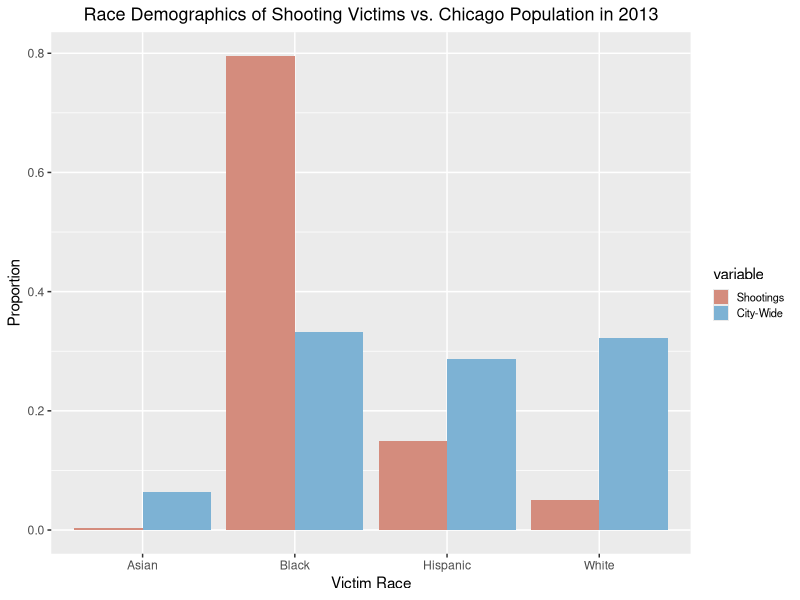
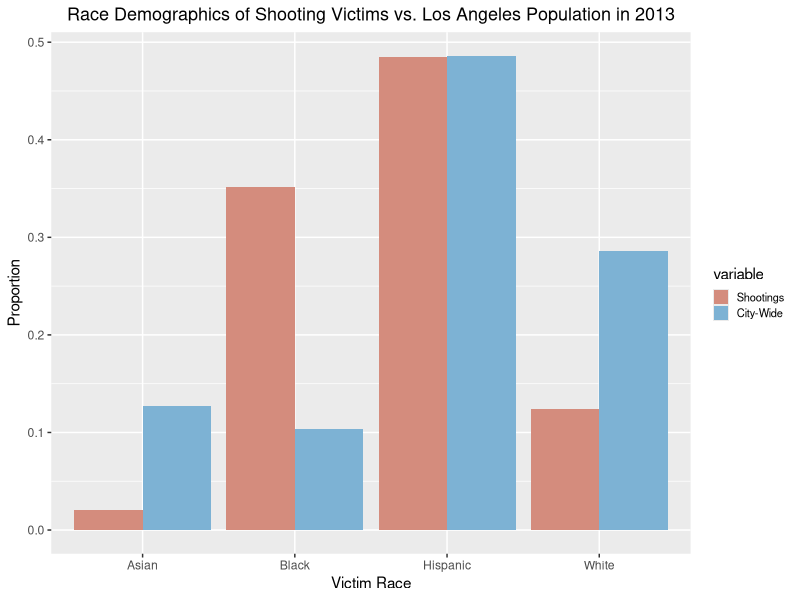
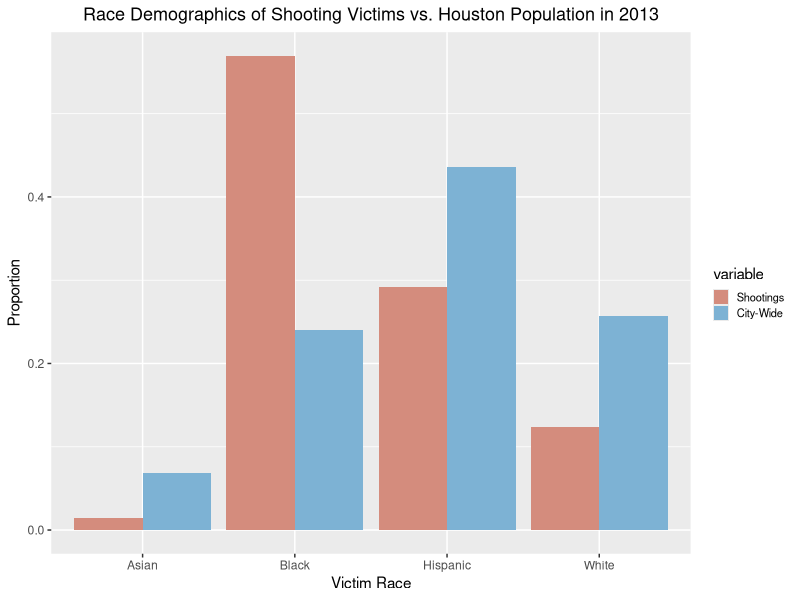
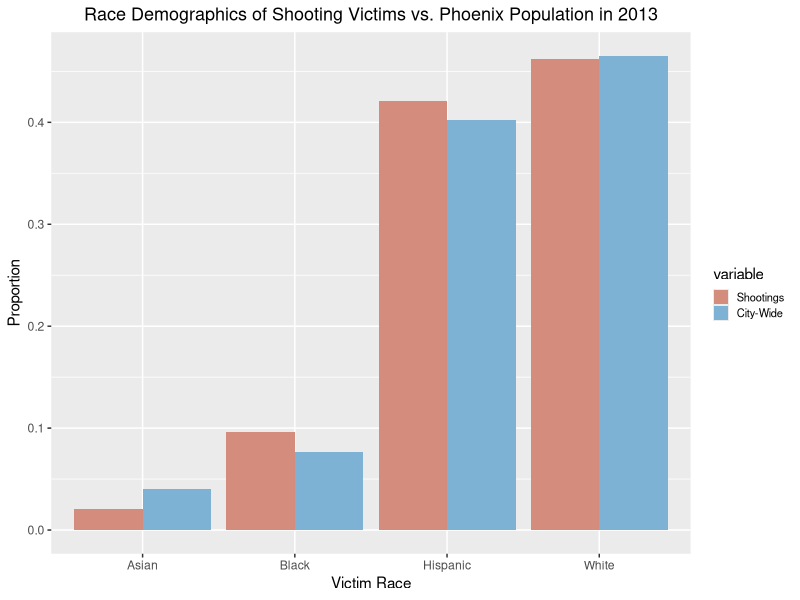
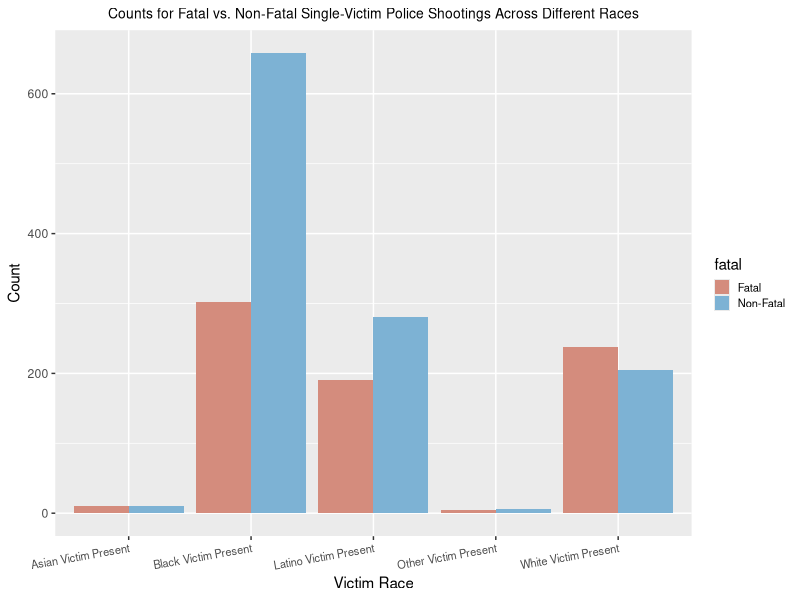
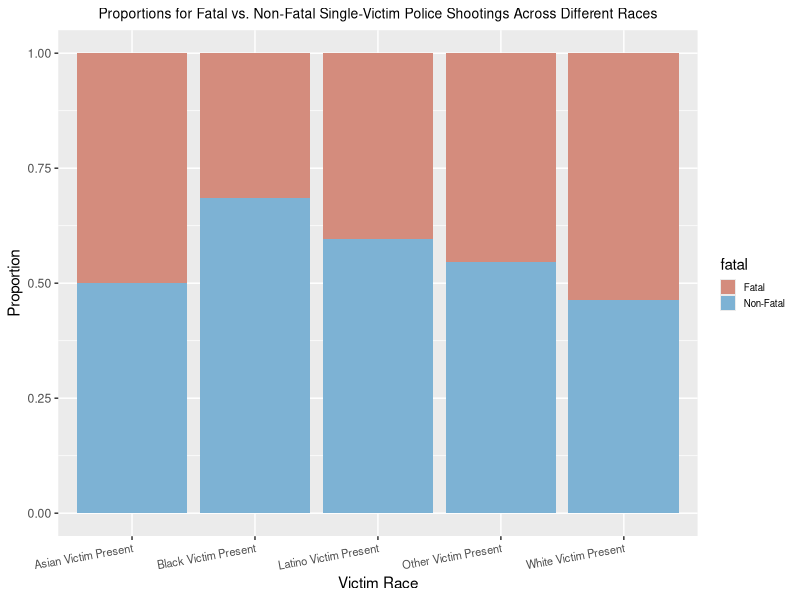
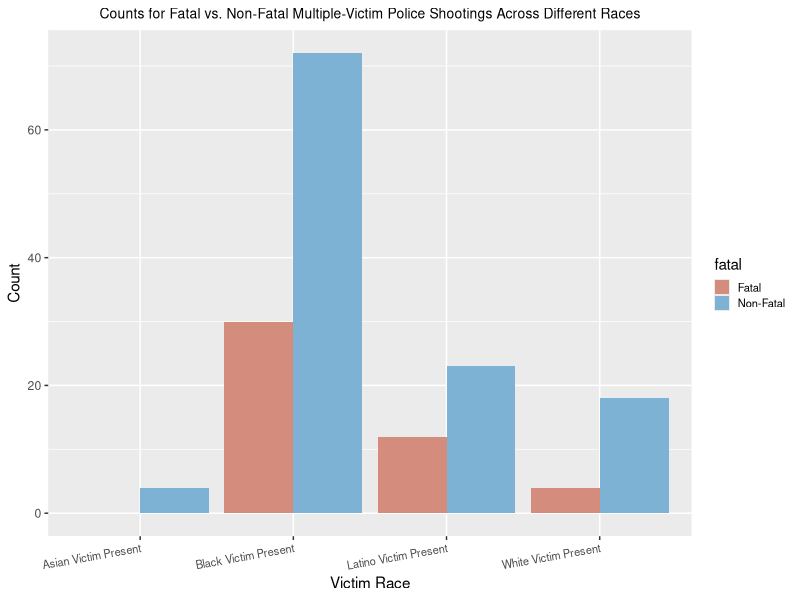
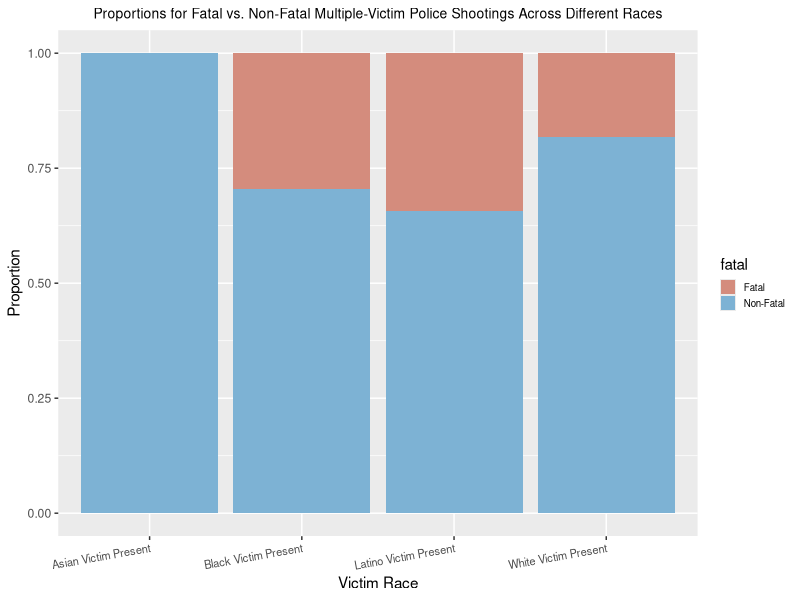

Write R code to recreate these figures, in order. (Note: this script raises an error after producing the figures.)
## ---- chunk 1
knitr::opts_chunk$set(echo = TRUE)
## ---- chunk 2
library(ggplot2)
library(dplyr)
library(tidyr)
library(tidyverse)
library(reshape2)
## ---- chunk 3
library(ggplot2)
library(dplyr)
library(tidyr)
library(tidyverse)
library(reshape2)
## ---- chunk 4
# Census Predictors
census <- read.csv("data/2013census.csv")[,-c(8,9)]
states <- lapply(census$department, function(x) str_extract_all(x,"\\([^()]+\\)")[[1]])
states <- substring(states, 2, nchar(states)-1)
census$state <- states

# Gun Law Predictors
gun_provisions <- read.csv("data/gun_provisions.csv") %>% 
  filter(year == 2013)
gun_provisions <- gun_provisions %>% 
  mutate(total_pr = rowSums(gun_provisions[,3:136]),
         deesc_train = ifelse(state %in% c("California", "New Mexico", "Texas", "Oklahoma", "South Dakota", "Illinois", "Indiana", "Tennessee", "Washington", "Missouri", "Georgia", "Ohio", "Maryland", "Massachusetts", "Connecticut", "Maine"), 1, 0)) %>% 
  select(state, total_pr, deesc_train)
gun_provisions$state <- state.abb[match(gun_provisions$state,state.name)]
## ---- chunk 5
all <- read.csv("data/allshootingsdata.csv")

# Recode subject race
all$SubjectRace[is.na(all$SubjectRace)] <- "A"

# Recode officer races
all$OfficerRace <- gsub("H/L", "L", all$OfficerRace)
all$OfficerRace <- gsub("H", "L", all$OfficerRace)
all$OfficerRace <- gsub("Unknown|m/m", "U", all$OfficerRace)
all$OfficerRace <- gsub("WHITE|WLITE", "W", all$OfficerRace)
all$OfficerRace <- gsub("BLACK", "B", all$OfficerRace)
all$OfficerRace <- gsub("ASIAN", "A", all$OfficerRace)
all$OfficerRace <- gsub("Other|AI/AN|NA/W|Multi-Racial", "O", all$OfficerRace)
all$OfficerRace <- gsub("A/PI ", "A;", all$OfficerRace)
all$OfficerRace <- gsub("A/PI", "A", all$OfficerRace)
all$OfficerRace <- gsub(",", ";", all$OfficerRace)
all$OfficerRace <- gsub(" ", "", all$OfficerRace)
all$OfficerRace <- gsub("A/W|W/L|W/A", "O", all$OfficerRace)
all$OfficerRace[all$OfficerRace == ""] <- "U"

# Recode officer genders
all$OfficerGender <- gsub("MALE", "M", toupper(all$OfficerGender))
all$OfficerGender <- gsub("FEMALE|FEM", "F", toupper(all$OfficerGender))
all$OfficerGender <- gsub("UNKNOWN|FALSE", "U", toupper(all$OfficerGender))
all$OfficerGender <- gsub(",|:", ";", toupper(all$OfficerGender))
all$OfficerGender <- gsub(" |/", "", toupper(all$OfficerGender))

all <- all %>% 
  select(-c("Date", "NatureOfStop", "Notes", "SubjectAge", "NumberOfShots", "Department", "FullNarrative", "fdate", "month", "day", "tr", "AvgAge", "VA", "F", "nshots", "sit")) %>% 
  mutate(b = as.numeric(b > 0),
         w = as.numeric(w > 0),
         l = as.numeric(l > 0),
         a = as.numeric(a > 0),
         so =  as.numeric(str_count(all$SubjectRace, "O") > 0),
         smale = as.numeric(str_count(all$SubjectGender, "M") > 0),
         sfem = as.numeric(str_count(all$SubjectGender, "F") > 0),
         ob = as.numeric(str_count(all$OfficerRace, "B") > 0),
         ow = as.numeric(str_count(all$OfficerRace, "W") > 0),
         ol = as.numeric(str_count(all$OfficerRace, "L") > 0),
         oa = as.numeric(str_count(all$OfficerRace, "A") > 0),
         oo =  as.numeric(str_count(all$OfficerRace, "O") > 0),
         omale = as.numeric(str_count(all$OfficerGender, "M") > 0),
         ofem = as.numeric(str_count(all$OfficerGender, "F") > 0),
         other = as.numeric(other), 
         replica = as.numeric(replica), 
         knife = as.numeric(knife), 
         gun = as.numeric(weapon == "gun"), 
         unarmed = as.numeric(weapon == "unarmed"),
         unknown_weapon = as.numeric(weapon == "U"),
         fatal = as.numeric(str_count(all$Fatal, "F") > 0)) %>% 
  select(-c(weapon))

all <- rename(all, sb = b, sw = w, sl = l, sa = a, weapon_other = other)
## ---- chunk 6
# Filter out unknown values
all <- all[-which(all$smale == 0 & all$sfem == 0),]
all <- all[-which(all$omale == 0 & all$ofem == 0),]
all <- all[-which(all$sb == 0 & all$sw == 0 & all$sl == 0 & all$sa == 0 & all$so == 0),]
all <- all[-which(is.na(all$sb)),]
all <- all[-which(all$ob == 0 & all$ow == 0 & all$ol == 0 & all$oa == 0 & all$oo == 0),]
all <- all[-which(str_count(all$Fatal, "F") == 0 & str_count(all$Fatal, "N") == 0),]
all <- all %>% 
  select(-c(Fatal))
## ---- chunk 7
final_df <- merge(all, census, by.x = "city", by.y = "city_name")
final_df <- merge(final_df, gun_provisions, by = "state")
final_df <- final_df %>% 
  select(-c(department, year))
final_df$NumberOfSubjects[which(final_df$NumberOfSubjects == 0)] <- 1
## ---- chunk 8
saveRDS(final_df, "data/final.rds")
## ---- chunk 9
final_eda <- final_df %>%
  mutate(
      fatal = case_when(
        fatal == 1 ~ "Fatal",
        fatal == 0 ~ "Non-Fatal"),
      sb = case_when(
        sb == 1 ~ "Black Victim Present",
        sb == 0 ~ "Black Victim Not Present"
      ),
      sw = case_when(
        sw == 1 ~ "White Victim Present",
        sw == 0 ~ "White Victim Not Present"
      ),
      sl = case_when(
        sl == 1 ~ "Latino Victim Present",
        sl == 0 ~ "Latino Victim Not Present"
      ),
      sa = case_when(
        sa == 1 ~ "Asian Victim Present",
        sa == 0 ~ "Asian Victim Not Present"
      ),
      so = case_when(
        so == 1 ~ "Other Victim Present",
        so == 0 ~ "Other Victim Not Present"
      ),
      smale = case_when(
        smale == 1 ~ "Male Victim Present",
        smale == 0 ~ "Male Victim Not Present"
      ),
      sfem = case_when(
        sfem == 1 ~ "Female Victim Present",
        sfem == 0 ~ "Female Victim Not Present"
      ),
      ob = case_when(
        ob == 1 ~ "Black Officer Present",
        ob == 0 ~ "Black Officer Not Present"
      ),
      ow = case_when(
        ow == 1 ~ "White Officer Present",
        ow == 0 ~ "White Officer Not Present"
      ),
      ol = case_when(
        ol == 1 ~ "Latino Officer Present",
        ol == 0 ~ "Latino Officer Not Present"
      ),
      oa = case_when(
        oa == 1 ~ "Asian Officer Present",
        oa == 0 ~ "Asian Officer Not Present"
      ),
      oo = case_when(
        oo == 1 ~ "Other Officer Present",
        oo == 0 ~ "Other Officer Not Present"
      ),
      omale = case_when(
        omale == 1 ~ "Male Officer Present",
        omale == 0 ~ "Male Officer Not Present"
      ),
      weapon_other = case_when(
        weapon_other == 1 ~ "Other Weapon Present",
        weapon_other == 0 ~ "Other Weapon Not Present"
      ), 
      replica = case_when(
        replica == 1 ~ "Replica Present",
        replica == 0 ~ "Replica Not Present"
      ),
      knife = case_when(
        knife == 1 ~ "Knife Present",
        knife == 0 ~ "Knife Not Present"
      ),
      gun = case_when(
        gun == 1 ~ "Gun Present",
        gun == 0 ~ "Gun Not Present"
      ),
      unarmed = case_when(
        unarmed == 1 ~ "Victim Unarmed",
        unarmed == 0 ~ "Victim Armed"
      ),
      unknown_weapon = case_when(
        unknown_weapon == 1 ~ "Weapon Unknown",
        unknown_weapon == 0 ~ "Weapon Known"
      )
  )

saveRDS(final_eda, 'data/final_eda.rds')
## ---- chunk 10
most_pop <- head(names(sort(table(final_eda$city), decreasing = TRUE)), 4)
i <- 1

for (c in most_pop) {
  temp <- final_eda %>% 
    filter(city == c)
  
  vic <- temp %>% 
  summarise(Black = sum(str_count(SubjectRace, "B")), 
            White = sum(str_count(SubjectRace, "W")),
            Hispanic = sum(str_count(SubjectRace, "L")),
            Asian = sum(str_count(SubjectRace, "A")),
            city_pop_2013 = sum(str_count(SubjectRace, "B")) + sum(str_count(SubjectRace, "W")) + 
              sum(str_count(SubjectRace, "L")) + sum(str_count(SubjectRace, "A")) + 
              sum(str_count(SubjectRace, "O"))
  ) %>% 
    mutate(Black = Black/city_pop_2013, 
           White = White/city_pop_2013,
           Hispanic = Hispanic/city_pop_2013,
           Asian = Asian/city_pop_2013)
  
  vic <- vic %>%
    t() %>%
    as.data.frame(stringsAsFactors = F) %>%
    rownames_to_column("race") %>%
    `rownames<-`(NULL)

  demo <- temp %>% 
    select(black, white, hispanic, asian, city_pop_2013)  %>% 
    mutate(black = black/city_pop_2013, 
           white = white/city_pop_2013,
           hispanic = hispanic/city_pop_2013,
           asian = asian/city_pop_2013)
  demo <- rename(demo, Black = black, White = white, Hispanic = hispanic, Asian = asian)
  demo <- demo[1,]
  
  demo <- demo %>%
    t() %>%
    as.data.frame(stringsAsFactors = F) %>%
    rownames_to_column("race") %>%
    `rownames<-`(NULL)
  demo <- rename(demo, V1 = 2)
  
  temp2 <- merge(vic, demo, by = "race") %>% 
    filter(race != "city_pop_2013")
  temp2 <- rename(temp2, "Shootings" = V1.x, "City-Wide" = V1.y)
  temp2 <- melt(temp2)
  
  if (c == "LosAngeles") {
    c <- "Los Angeles"
  }
  
  plot <- ggplot(temp2, aes(x = race, y = value, fill = variable)) +
    geom_bar(position = "dodge", stat="identity") + 
    labs(x = "Victim Race", y = "Proportion", title = paste0("Race Demographics of Shooting Victims vs. ", c, " Population in 2013")) +
    theme(legend.text = element_text(size = 8),
          legend.key.size = unit(0.4, "cm"),
          plot.title = element_text(size=13, hjust = 0.5)) + 
    scale_fill_manual(values=c("#D48C7D", "#7DB2D4"))
  
  ggsave(filename = paste0("figures/cityeda", i, ".png"), plot)
  
  i <- i + 1
}
## ---- chunk 11
single_victims <- final_eda %>% 
  filter(NumberOfSubjects <= 1)
nrow(single_victims)

mult_victims <- final_eda %>% 
  filter(NumberOfSubjects > 1)
nrow(mult_victims)
## ---- chunk 12
tempsb <- single_victims %>% 
  group_by(sb, fatal) %>% 
  summarise(count = n())
tempsb <- tempsb[3:4,]
tempsb <- rename(tempsb, type = sb)

tempsw <- single_victims %>% 
  group_by(sw, fatal) %>% 
  summarise(count = n())
tempsw <- tempsw[3:4,]
tempsw <- rename(tempsw, type = sw)

tempsa <- single_victims %>% 
  group_by(sa, fatal) %>% 
  summarise(count = n())
tempsa <- tempsa[3:4,]
tempsa <- rename(tempsa, type = sa)

tempsl <- single_victims %>% 
  group_by(sl, fatal) %>% 
  summarise(count = n())
tempsl <- tempsl[3:4,]
tempsl <- rename(tempsl, type = sl)

tempso <- single_victims %>% 
  group_by(so, fatal) %>% 
  summarise(count = n())
tempso <- tempso[3:4,]
tempso <- rename(tempso, type = so)

temp <- rbind(tempsb, tempsw, tempsl, tempsa, tempso) %>% 
  group_by(type) %>% 
  mutate(total = sum(count)) %>% 
  ungroup() %>% 
  mutate(prop = count / total)

race_count <- ggplot(temp, aes(x = type, y = count, fill = fatal)) +
  geom_bar(position = "dodge", stat="identity") + 
  labs(x = "Victim Race", y = "Count", title = "Counts for Fatal vs. Non-Fatal Single-Victim Police Shootings Across Different Races") +
  theme(legend.text = element_text(size = 8),
        legend.key.size = unit(0.4, "cm"),
        axis.text.x = element_text(angle = 10, hjust = 1, size = 8),
        plot.title = element_text(size=10, hjust = 0.5)) + 
  scale_fill_manual(values=c("#D48C7D", "#7DB2D4"))

race_prop <- ggplot(temp, aes(x = type, y = prop, fill = fatal)) +
  geom_bar(position = "stack", stat="identity") + 
  labs(x = "Victim Race", y = "Proportion", title = "Proportions for Fatal vs. Non-Fatal Single-Victim Police Shootings Across Different Races") +
  theme(legend.text = element_text(size = 7),
        legend.key.size = unit(0.4, "cm"),
        axis.text.x = element_text(angle = 10, hjust = 1, size = 8),
        plot.title = element_text(size=10, hjust = 0.5)) + 
  scale_fill_manual(values=c("#D48C7D", "#7DB2D4"))

ggsave(filename = "figures/singleeda1.png", race_count)
ggsave(filename = "figures/singleeda2.png", race_prop)
## ---- chunk 13
tempsb <- mult_victims %>% 
  group_by(sb, fatal) %>% 
  summarise(count = n())
tempsb <- tempsb[3:4,]
tempsb <- rename(tempsb, type = sb)

tempsw <- mult_victims %>% 
  group_by(sw, fatal) %>% 
  summarise(count = n())
tempsw <- tempsw[3:4,]
tempsw <- rename(tempsw, type = sw)

tempsa <- mult_victims %>% 
  group_by(sa, fatal) %>% 
  summarise(count = n())
tempsa <- tempsa[3,]
tempsa[2,] <- list("Asian Victim Present", "Fatal", 0)
tempsa <- rename(tempsa, type = sa)

tempsl <- mult_victims %>% 
  group_by(sl, fatal) %>% 
  summarise(count = n())
tempsl <- tempsl[3:4,]
tempsl <- rename(tempsl, type = sl)

temp <- rbind(tempsb, tempsw, tempsl, tempsa) %>% 
  group_by(type) %>% 
  mutate(total = sum(count)) %>% 
  ungroup() %>% 
  mutate(prop = count / total)

race_count1 <- ggplot(temp, aes(x = type, y = count, fill = fatal)) +
  geom_bar(position = "dodge", stat="identity") + 
  labs(x = "Victim Race", y = "Count", title = "Counts for Fatal vs. Non-Fatal Multiple-Victim Police Shootings Across Different Races") +
  theme(legend.text = element_text(size = 8),
        legend.key.size = unit(0.4, "cm"),
        axis.text.x = element_text(angle = 10, hjust = 1, size = 8),
        plot.title = element_text(size=10, hjust = 0.5)) + 
  scale_fill_manual(values=c("#D48C7D", "#7DB2D4"))

race_prop1 <- ggplot(temp, aes(x = type, y = prop, fill = fatal)) +
  geom_bar(position = "stack", stat="identity") + 
  labs(x = "Victim Race", y = "Proportion", title = "Proportions for Fatal vs. Non-Fatal Multiple-Victim Police Shootings Across Different Races") +
  theme(legend.text = element_text(size = 7),
        legend.key.size = unit(0.4, "cm"),
        axis.text.x = element_text(angle = 10, hjust = 1, size = 8),
        plot.title = element_text(size=10, hjust = 0.5)) + 
  scale_fill_manual(values=c("#D48C7D", "#7DB2D4"))

ggsave(filename = "figures/multeda1.png", race_count1)
ggsave(filename = "figures/multeda2.png", race_prop1)
## ---- chunk 14
temp <- final_eda %>% 
  group_by(NumberOfSubjects) %>% 
  summarise(prop = sum(fatal == "Fatal")/n(),
            total = n())
temp
## ---- chunk 15
temp <- final_df %>% 
  group_by(city) %>% 
  summarise(btw = black/white, propfatal = sum(fatal)/n()) %>% 
  unique

plot <- ggplot(temp, aes(x = btw, y = propfatal)) + 
    geom_point()  + 
  labs(x = "Black to White Ratio", y = "Fatal Shootings Proportions", title = "Proportion of Fatal Shootings vs. Black to White Ratios in Cities") +
  theme(legend.text = element_text(size = 8),
        legend.key.size = unit(0.4, "cm"),
        axis.text.x = element_text(angle = 10, hjust = 1, size = 8),
        plot.title = element_text(size=10, hjust = 0.5))

ggsave(filename = "figures/btweda.png", plot)
## ---- chunk 16
temp <- final_df %>% 
  group_by(city) %>% 
  summarise(bprop = black/city_pop_2013, propfatal = sum(fatal)/n()) %>% 
  unique

plot <- ggplot(temp, aes(x = bprop, y = propfatal)) + 
    geom_point()  + 
  labs(x = "Black Percentage of Population", y = "Fatal Shootings Proportions", title = "Proportion of Fatal Shootings vs. Black Population Percentages in Cities") +
  theme(legend.text = element_text(size = 8),
        legend.key.size = unit(0.4, "cm"),
        axis.text.x = element_text(angle = 10, hjust = 1, size = 8),
        plot.title = element_text(size=10, hjust = 0.5))

ggsave(filename = "figures/bpropeda.png", plot)
## ---- chunk 17
temp <- final_df %>% 
  summarise(Black = sum(str_count(OfficerRace, "B")), 
            White = sum(str_count(OfficerRace, "W")),
            Hispanic = sum(str_count(OfficerRace, "L")),
            Asian = sum(str_count(OfficerRace, "A")), 
            Other = sum(str_count(OfficerRace, "O")))

temp2 <- temp %>%
    t() %>%
    as.data.frame(stringsAsFactors = F) %>%
    rownames_to_column("race") %>%
    `rownames<-`(NULL)
temp2 <- rename(temp2, Count = 2) %>% 
  mutate(total = Count/sum(Count))

officerplot2 <- ggplot(temp2, aes(x=race, y = total)) +
  geom_bar(position = "dodge", stat="identity", fill ="#D48C7D") + 
  labs(x = "Officer Race", y = "Proportion", title = "Race Proportions of Officers for All Shootings") +
  theme(legend.text = element_text(size = 7),
        legend.key.size = unit(0.4, "cm"),
        plot.title = element_text(size=10, hjust = 0.5))
ggsave(filename = "figures/officerprop.png", officerplot2)
## ---- chunk 18
temp <- final_df %>% 
  filter(sb == 1) %>% 
  group_by(fatal) %>% 
  summarise(ob = sum(ob == 1),
            ow = sum(ow == 1),
            ol = sum(ol == 1),
            oa = sum(oa == 1),
            oo = sum(oo == 1)) %>% 
  mutate(ob = ob/(ob + ow + ol + oa + oo), 
         ow = ow/(ob + ow + ol + oa + oo),
         ol = ol/(ol + ow + ol + oa + oo), 
         oa = oa/(ob + ow + ol + oa + oo), 
         oo = oo/(ob + ow + ol + oa + oo))
temp <- rename(temp, Black = ob, White = ow, Latino = ol, Asian = oa, Other = oo)

temp2 <- temp %>%
    t() %>%
    as.data.frame(stringsAsFactors = F) %>%
    rownames_to_column("race") %>%
    `rownames<-`(NULL)
temp2 <- rename(temp2, "Non-Fatal" = 2, Fatal = 3)
temp2 <- temp2[-1,]
temp2 <- melt(temp2)

officerplot <- ggplot(temp2, aes(x=race, y = value, fill = variable)) +
  geom_bar(position = "dodge", stat="identity") + 
  labs(x = "Officer Race", y = "Proportion", title = "Race Proportions of Officers Present at Fatal vs. Non-Fatal Police Shootings Involving Black Victims") +
  theme(legend.text = element_text(size = 7),
        legend.key.size = unit(0.4, "cm"),
        plot.title = element_text(size=10, hjust = 0.5)) + 
  scale_fill_manual(values=c("#D48C7D", "#7DB2D4"))

ggsave(filename = "figures/officerpropsb.png", officerplot)
## ---- chunk 19
all <- all %>% 
  separate_rows(SubjectRace, SubjectGender, Fatal, sep = ";")

officer_gender <- sapply(str_split(all$OfficerGender, ";"), length)
officer_race <- sapply(str_split(all$OfficerRace, ";"), length)
out <- which((officer_gender == officer_race) == FALSE)
all <- all[-out,]

all <- all %>% 
  separate_rows(OfficerRace, OfficerGender, sep = ";") %>% 
  separate_rows(OfficerRace, OfficerGender, sep = ",") 

officer_gender2 <- sapply(str_split(all$OfficerGender, "/"), length)
officer_race2 <- sapply(str_split(all$OfficerRace, "/"), length)
out2 <- which((officer_gender2 == officer_race2) == FALSE)
all <- all[-out2,]

all$OfficerRace <- trimws(all$OfficerRace)
all$OfficerGender <- trimws(all$OfficerGender)
all$Fatal <- trimws(all$Fatal)

all <- all %>% 
  filter(SubjectRace != "U") %>% 
  filter(OfficerRace != "U") %>% 
  filter(OfficerRace != "Unknown") %>% 
  filter(OfficerRace != "NA") %>% 
  filter(OfficerRace != "") %>% 
  filter(OfficerRace != "I") %>% 
  filter(OfficerGender != "U") %>% 
  filter(OfficerGender != "N") %>% 
  filter(SubjectGender != "U") %>% 
  filter(SubjectGender != "N") %>% 
  filter(Fatal != "U")

all$OfficerRace[all$OfficerRace == "WHITE"] <- "W"
all$OfficerRace[all$OfficerRace == "BLACK"] <- "B"
all$OfficerRace[all$OfficerRace == "ASIAN"] <- "A"

all$OfficerGender[all$OfficerGender == "FEMALE"] <- "F"
all$OfficerGender[all$OfficerGender == "MALE"] <- "M"
all$OfficerGender[all$OfficerGender == "Male"] <- "M"
